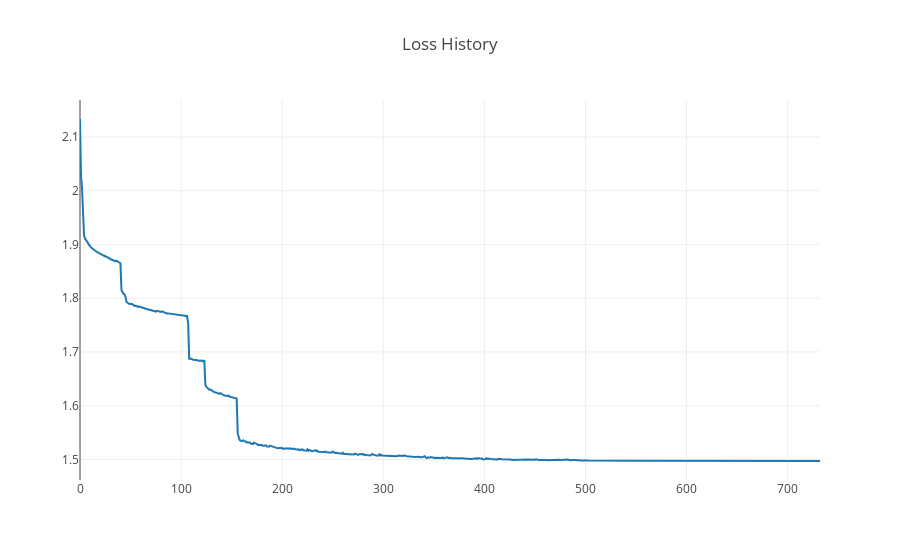

Here is the notebook cell this chart was saved with:
### Code cell
plotly.offline.iplot({
    'data': [
        go.Scatter(
            y=loss_history
        )
    ],
    'layout': go.Layout(title='Loss History')
})

### Figure 1 — Plotly figure (JSON) as saved in the notebook; plotly's stock layout.template omitted (floating-point values rounded to 4 significant figures; data arrays with more than 128 entries replaced by an {"elided": "..."} marker saying what was removed)
{"data": [{"type": "scatter", "y": {"elided": "733 float values"}}], "layout": {"title": "Loss History"}}
